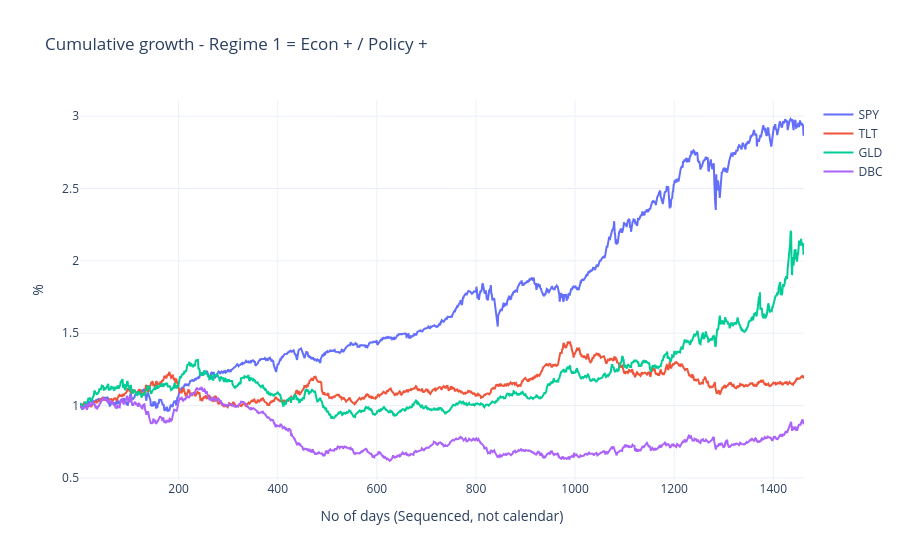

The notebook cell this image was saved under:
### Markdown cell above
### Regime 1 - Econ + / Policy +

### Code cell
fig1 = plot_regime_compounded(regime1["returns"], txtregime1)
fig1.show()

regime_metrics(regime1["returns"])

### Figure 1 — Plotly figure (JSON) as saved in the notebook; plotly's stock layout.template omitted (floating-point values rounded to 4 significant figures; data arrays with more than 128 entries replaced by an {"elided": "..."} marker saying what was removed)
{"data": [{"mode": "lines", "name": "SPY", "type": "scatter", "x": {"elided": "1462 int values"}, "y": {"elided": "1462 float values"}}, {"mode": "lines", "name": "TLT", "type": "scatter", "x": {"elided": "1462 int values"}, "y": {"elided": "1462 float values"}}, {"mode": "lines", "name": "GLD", "type": "scatter", "x": {"elided": "1462 int values"}, "y": {"elided": "1462 float values"}}, {"mode": "lines", "name": "DBC", "type": "scatter", "x": {"elided": "1462 int values"}, "y": {"elided": "1462 float values"}}], "layout": {"title": {"text": "Cumulative growth - Regime 1 = Econ + / Policy +"}, "xaxis": {"title": {"text": "No of days (Sequenced, not calendar)"}}, "yaxis": {"title": {"text": "%"}}}}
